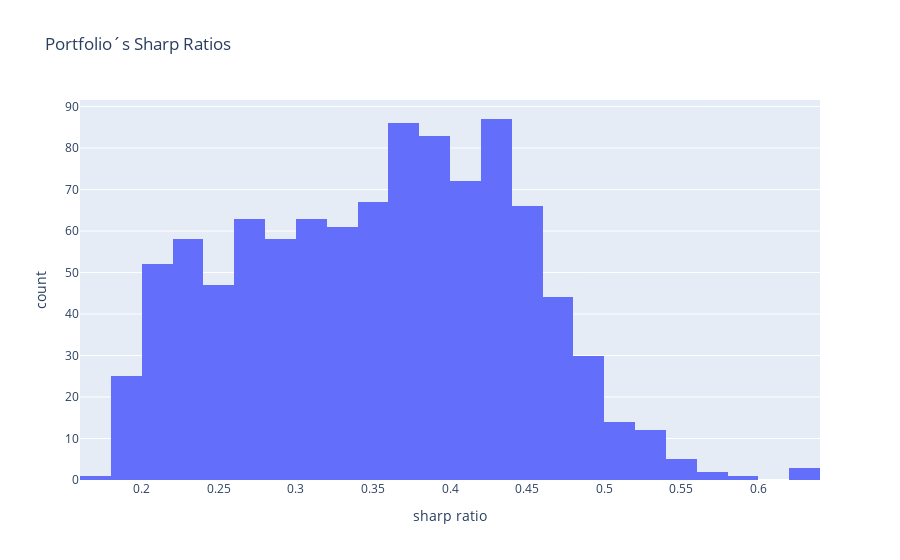

The notebook cell saved with this chart:
### Code cell
# plot histogram of daily returns
fig = px.histogram(df_simulation_results,
                   x='sharp ratio',
                   title='Portfolio´s Sharp Ratios')
fig.show()

### Figure 1 — Plotly figure (JSON) as saved in the notebook; plotly's stock layout.template omitted (floating-point values rounded to 4 significant figures; data arrays with more than 128 entries replaced by an {"elided": "..."} marker saying what was removed)
{"data": [{"alignmentgroup": "True", "bingroup": "x", "hovertemplate": "sharp ratio=%{x}<br>count=%{y}<extra></extra>", "legendgroup": "", "marker": {"color": "#636efa", "pattern": {"shape": ""}}, "name": "", "offsetgroup": "", "orientation": "v", "showlegend": false, "type": "histogram", "x": {"elided": "1000 float values"}, "xaxis": "x", "yaxis": "y"}], "layout": {"barmode": "relative", "legend": {"tracegroupgap": 0}, "title": {"text": "Portfolio´s Sharp Ratios"}, "xaxis": {"anchor": "y", "domain": [0, 1], "title": {"text": "sharp ratio"}}, "yaxis": {"anchor": "x", "domain": [0, 1], "title": {"text": "count"}}}}
